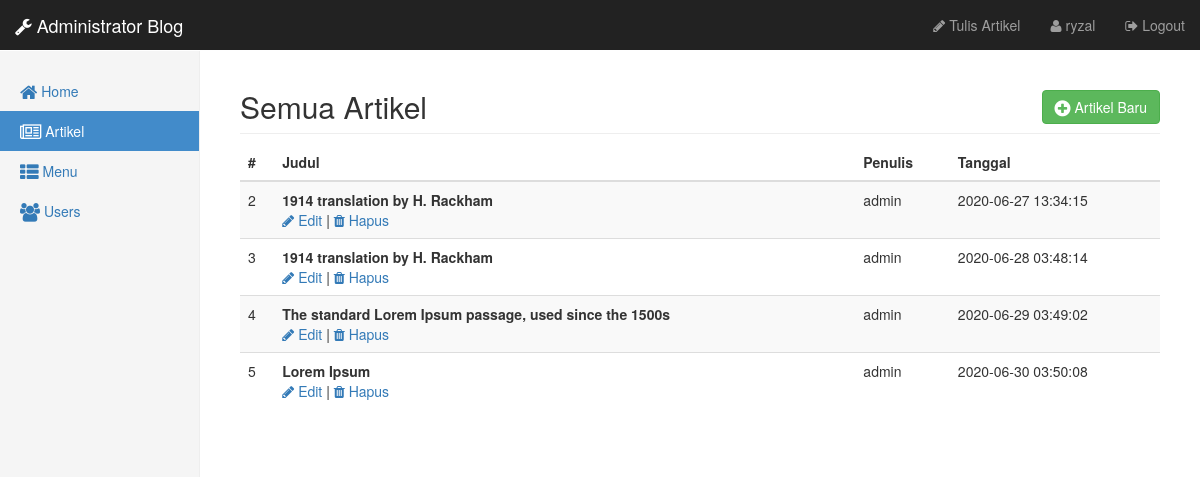
The page /admin/artikel/index.php (signed in) on the database its author committed.
### tables this page shows
CREATE TABLE `artikel` (
  `id` int(11) NOT NULL,
  `judul` varchar(255) NOT NULL,
  `isi` text NOT NULL,
  `tanggal` timestamp NOT NULL DEFAULT CURRENT_TIMESTAMP,
  `penulis` varchar(128) NOT NULL
);

### konektor.php (called while the page is built, shortened)
<?php
$user = "root";

### admin/artikel/data_artikel.php (the view)
<div class="col-sm-9 col-sm-offset-3 col-md-10 col-md-offset-2 main">
  <h2 class="sub-header">Semua Artikel <a href="tambah_artikel.php" class="btn btn-success pull-right"><i class="fa fa-plus-circle fa-lg"></i> Artikel Baru</a></h2>
  <div class="table-responsive">
    <table class="table table-striped">
      <thead>
        <tr>
          <th>#</th>
          <th>Judul</th>
          <th>Penulis</th>
          <th>Tanggal</th>
        </tr>
      </thead>
      <tbody>
          <?php
            $query = mysqli_query($koneksi, "SELECT id, judul, penulis, tanggal FROM artikel");
            while ($artikel = mysqli_fetch_array($query)){
                echo "<tr>";
                echo "<td>".$artikel['id']."</td>";
                echo "<td><b>".$artikel['judul']."</b><br/>";
                echo "<a href='edit_artikel.php?id=".$artikel['id']."'><i class='fa fa-pencil'></i> Edit</a> | ";
                echo "<a href='hapus_artikel.php?id=".$artikel['id']."'><i class='fa fa-trash'></i> Hapus</a>";
                echo "</td>";
                echo "<td>".$artikel['penulis']."</td>";
                echo "<td>".$artikel['tanggal']."</td>";
                echo "</tr>";
            }
          ?>
      </tbody>
    </table>
  </div>
</div>

### admin/artikel/index.php (shortened to what this page needs)
<?php
if(isset($_SESSION['username'])){
    include('../../konektor.php');
?>
<!DOCTYPE html>
<html lang="en">
<head>
    <link href="../../bootstrap/css/bootstrap.min.css" rel="stylesheet">
    <link href="../../bootstrap/css/style-admin.css" rel="stylesheet">
    <link href="../../font-awesome/css/font-awesome.css" rel="stylesheet">
  </head>
  <body>
    <nav><?php include("navbar.php"); ?></nav>
    <div class="container-fluid">
      <div class="row">
          <aside>
              <?php $artikel = "class='active'"; ?>
              <?php include('aside.php'); ?>
          </aside>
          <section id="konten">
              <?php include('data_artikel.php'); ?>
          </section>
      </div>
    </div>
  </body>
</html>
<?php
} else {
    header('location: ../login.php');
}
?>

### admin/artikel/navbar.php (shortened to what this page needs)
<div class="navbar navbar-inverse navbar-fixed-top" role="navigation">
  <div class="container-fluid">
    <div class="navbar-header">
      <a class="navbar-brand" href="index.php"><i class="fa fa-wrench"></i> Administrator Blog</a>
    </div>
    <div class="navbar-collapse collapse">
      <ul class="nav navbar-nav navbar-right">
        <li><a href="tambah_artikel.php"><i class="fa fa-pencil"></i> Tulis Artikel</a></li>
        <li><a href="#"><i class="fa fa-user"></i> <?php echo $_SESSION['username']; ?></a></li>
        <li><a href="../logout.php" title="Log out!"><i class="fa fa-sign-out"></i> Logout</a></li>
      </ul>
    </div>
  </div>
</div>

### admin/artikel/aside.php
<div class="col-sm-3 col-md-2 sidebar">
    <ul class="nav nav-sidebar">
        <li <?php echo isset($home)? $home : ""; ?>><a href="../index.php"><i class="fa fa-home fa-lg"></i> Home</a></li>
        <li <?php echo isset($artikel)? $artikel : ""; ?>><a href="index.php"><i class="fa fa-newspaper-o fa-lg"></i> Artikel</a></li>
        <li <?php echo isset($menu)? $menu : ""; ?>><a href="../menu"><i class="fa fa-th-list fa-lg"></i> Menu</a></li>
        <li <?php echo isset($user)? $user : ""; ?>><a href="../users"><i class="fa fa-users fa-lg"></i> Users</a></li>
    </ul>
</div>

### rows shown on the page
artikel: id "2", judul "1914 translation by H. Rackham", penulis "admin", tanggal "2020-06-27 13:34:15"
artikel: id "3", judul "1914 translation by H. Rackham", penulis "admin", tanggal "2020-06-28 03:48:14"
artikel: id "4", judul "The standard Lorem Ipsum passage, used since the 1500s", penulis "admin", tanggal "2020-06-29 03:49:02"
artikel: id "5", judul "Lorem Ipsum", penulis "admin", tanggal "2020-06-30 03:50:08"

### other values the page prints
$_SESSION['username'] "ryzal"
